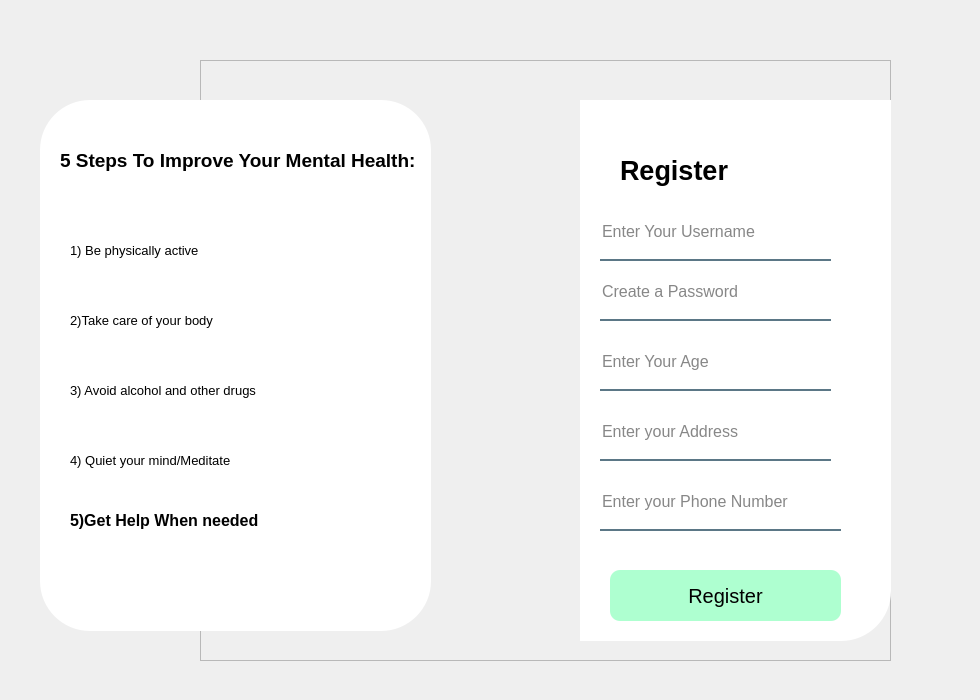
<?xml version="1.0" encoding="UTF-8"?>
<ui version="4.0">
 <class>Form</class>
 <widget class="QWidget" name="Form">
  <property name="geometry">
   <rect>
    <x>0</x>
    <y>0</y>
    <width>980</width>
    <height>700</height>
   </rect>
  </property>
  <property name="windowTitle">
   <string>Form</string>
  </property>
  <property name="styleSheet">
   <string notr="true">QPushButton{
background-color:rgb(174, 255, 208);
border-radius:10px;
}

QPushButton:pressed{
background-color:rgb(83, 255, 163);
color:rgba(255,2555,255,200);	
border-radius:10px;
padding-left:5px;
padding-right:5px;
}
QLabel#i1{
background-color:rgb(83, 255, 163);
border-radius:50px;
}
</string>
  </property>
  <widget class="QLabel" name="label">
   <property name="geometry">
    <rect>
     <x>-20</x>
     <y>0</y>
     <width>1001</width>
     <height>701</height>
    </rect>
   </property>
   <property name="text">
    <string/>
   </property>
   <property name="pixmap">
    <pixmap>../../../Downloads/i1.jpeg</pixmap>
   </property>
   <property name="scaledContents">
    <bool>true</bool>
   </property>
  </widget>
  <widget class="QFrame" name="frame">
   <property name="geometry">
    <rect>
     <x>200</x>
     <y>60</y>
     <width>691</width>
     <height>601</height>
    </rect>
   </property>
   <property name="autoFillBackground">
    <bool>false</bool>
   </property>
   <property name="styleSheet">
    <string notr="true"/>
   </property>
   <property name="frameShape">
    <enum>QFrame::StyledPanel</enum>
   </property>
   <property name="frameShadow">
    <enum>QFrame::Raised</enum>
   </property>
   <widget class="QLabel" name="label_3">
    <property name="geometry">
     <rect>
      <x>380</x>
      <y>40</y>
      <width>311</width>
      <height>541</height>
     </rect>
    </property>
    <property name="styleSheet">
     <string notr="true">border-bottom-right-radius:50px;
background-color:rgb(255, 255, 255)</string>
    </property>
    <property name="text">
     <string/>
    </property>
   </widget>
   <widget class="QLabel" name="label_4">
    <property name="geometry">
     <rect>
      <x>420</x>
      <y>90</y>
      <width>161</width>
      <height>41</height>
     </rect>
    </property>
    <property name="font">
     <font>
      <pointsize>20</pointsize>
      <weight>75</weight>
      <bold>true</bold>
     </font>
    </property>
    <property name="text">
     <string>Register </string>
    </property>
   </widget>
   <widget class="QLineEdit" name="tb3">
    <property name="geometry">
     <rect>
      <x>400</x>
      <y>150</y>
      <width>231</width>
      <height>51</height>
     </rect>
    </property>
    <property name="font">
     <font>
      <pointsize>12</pointsize>
     </font>
    </property>
    <property name="styleSheet">
     <string notr="true">background-color:rgba(0,0,0,0);
border:none;
border-bottom:2px solid rgba(46,82,101,200);
color:rgba(0,0,0,240);
padding-bottom:7px;</string>
    </property>
    <property name="placeholderText">
     <string>Enter Your Username</string>
    </property>
   </widget>
   <widget class="QLineEdit" name="tb4">
    <property name="geometry">
     <rect>
      <x>400</x>
      <y>210</y>
      <width>231</width>
      <height>51</height>
     </rect>
    </property>
    <property name="font">
     <font>
      <pointsize>12</pointsize>
     </font>
    </property>
    <property name="styleSheet">
     <string notr="true">background-color:rgba(0,0,0,0);
border:none;
border-bottom:2px solid rgba(46,82,101,200);
color:rgba(0,0,0,240);
padding-bottom:7px;</string>
    </property>
    <property name="echoMode">
     <enum>QLineEdit::Password</enum>
    </property>
    <property name="placeholderText">
     <string>Create a Password</string>
    </property>
   </widget>
   <widget class="QPushButton" name="b4">
    <property name="geometry">
     <rect>
      <x>410</x>
      <y>510</y>
      <width>231</width>
      <height>51</height>
     </rect>
    </property>
    <property name="font">
     <font>
      <pointsize>15</pointsize>
     </font>
    </property>
    <property name="styleSheet">
     <string notr="true"/>
    </property>
    <property name="text">
     <string>Register</string>
    </property>
   </widget>
   <widget class="QLineEdit" name="tb5">
    <property name="geometry">
     <rect>
      <x>400</x>
      <y>280</y>
      <width>231</width>
      <height>51</height>
     </rect>
    </property>
    <property name="font">
     <font>
      <pointsize>12</pointsize>
     </font>
    </property>
    <property name="styleSheet">
     <string notr="true">background-color:rgba(0,0,0,0);
border:none;
border-bottom:2px solid rgba(46,82,101,200);
color:rgba(0,0,0,240);
padding-bottom:7px;</string>
    </property>
    <property name="text">
     <string/>
    </property>
    <property name="placeholderText">
     <string>Enter Your Age</string>
    </property>
   </widget>
   <widget class="QLineEdit" name="tb6">
    <property name="geometry">
     <rect>
      <x>400</x>
      <y>350</y>
      <width>231</width>
      <height>51</height>
     </rect>
    </property>
    <property name="font">
     <font>
      <pointsize>12</pointsize>
     </font>
    </property>
    <property name="styleSheet">
     <string notr="true">background-color:rgba(0,0,0,0);
border:none;
border-bottom:2px solid rgba(46,82,101,200);
color:rgba(0,0,0,240);
padding-bottom:7px;</string>
    </property>
    <property name="placeholderText">
     <string>Enter your Address</string>
    </property>
   </widget>
   <widget class="QLineEdit" name="tb7">
    <property name="geometry">
     <rect>
      <x>400</x>
      <y>420</y>
      <width>241</width>
      <height>51</height>
     </rect>
    </property>
    <property name="font">
     <font>
      <pointsize>12</pointsize>
     </font>
    </property>
    <property name="styleSheet">
     <string notr="true">background-color:rgba(0,0,0,0);
border:none;
border-bottom:2px solid rgba(46,82,101,200);
color:rgba(0,0,0,240);
padding-bottom:7px;</string>
    </property>
    <property name="placeholderText">
     <string>Enter your Phone Number</string>
    </property>
   </widget>
  </widget>
  <widget class="QLabel" name="label_2">
   <property name="geometry">
    <rect>
     <x>40</x>
     <y>100</y>
     <width>391</width>
     <height>531</height>
    </rect>
   </property>
   <property name="styleSheet">
    <string notr="true">background-color:rgb(255,255,255);
border-radius:50px</string>
   </property>
   <property name="text">
    <string/>
   </property>
  </widget>
  <widget class="QLabel" name="label_5">
   <property name="geometry">
    <rect>
     <x>60</x>
     <y>100</y>
     <width>361</width>
     <height>121</height>
    </rect>
   </property>
   <property name="font">
    <font>
     <pointsize>14</pointsize>
     <weight>75</weight>
     <bold>true</bold>
    </font>
   </property>
   <property name="styleSheet">
    <string notr="true">border-radius:50px;</string>
   </property>
   <property name="text">
    <string>5 Steps To Improve Your Mental Health:</string>
   </property>
   <property name="wordWrap">
    <bool>true</bool>
   </property>
  </widget>
  <widget class="QLabel" name="label_6">
   <property name="geometry">
    <rect>
     <x>70</x>
     <y>230</y>
     <width>181</width>
     <height>41</height>
    </rect>
   </property>
   <property name="font">
    <font>
     <pointsize>10</pointsize>
     <weight>50</weight>
     <bold>false</bold>
    </font>
   </property>
   <property name="text">
    <string>1) Be physically active</string>
   </property>
  </widget>
  <widget class="QLabel" name="label_7">
   <property name="geometry">
    <rect>
     <x>70</x>
     <y>300</y>
     <width>191</width>
     <height>41</height>
    </rect>
   </property>
   <property name="font">
    <font>
     <pointsize>10</pointsize>
     <weight>50</weight>
     <bold>false</bold>
    </font>
   </property>
   <property name="text">
    <string>2)Take care of your body</string>
   </property>
  </widget>
  <widget class="QLabel" name="label_8">
   <property name="geometry">
    <rect>
     <x>70</x>
     <y>370</y>
     <width>241</width>
     <height>41</height>
    </rect>
   </property>
   <property name="font">
    <font>
     <pointsize>10</pointsize>
     <weight>50</weight>
     <bold>false</bold>
    </font>
   </property>
   <property name="text">
    <string>3) Avoid alcohol and other drugs</string>
   </property>
  </widget>
  <widget class="QLabel" name="label_9">
   <property name="geometry">
    <rect>
     <x>70</x>
     <y>440</y>
     <width>241</width>
     <height>41</height>
    </rect>
   </property>
   <property name="font">
    <font>
     <pointsize>10</pointsize>
     <weight>50</weight>
     <bold>false</bold>
    </font>
   </property>
   <property name="text">
    <string>4) Quiet your mind/Meditate</string>
   </property>
  </widget>
  <widget class="QLabel" name="label_10">
   <property name="geometry">
    <rect>
     <x>70</x>
     <y>500</y>
     <width>261</width>
     <height>41</height>
    </rect>
   </property>
   <property name="font">
    <font>
     <pointsize>12</pointsize>
     <weight>75</weight>
     <bold>true</bold>
    </font>
   </property>
   <property name="text">
    <string>5)Get Help When needed</string>
   </property>
  </widget>
 </widget>
 <resources/>
 <connections/>
</ui>
